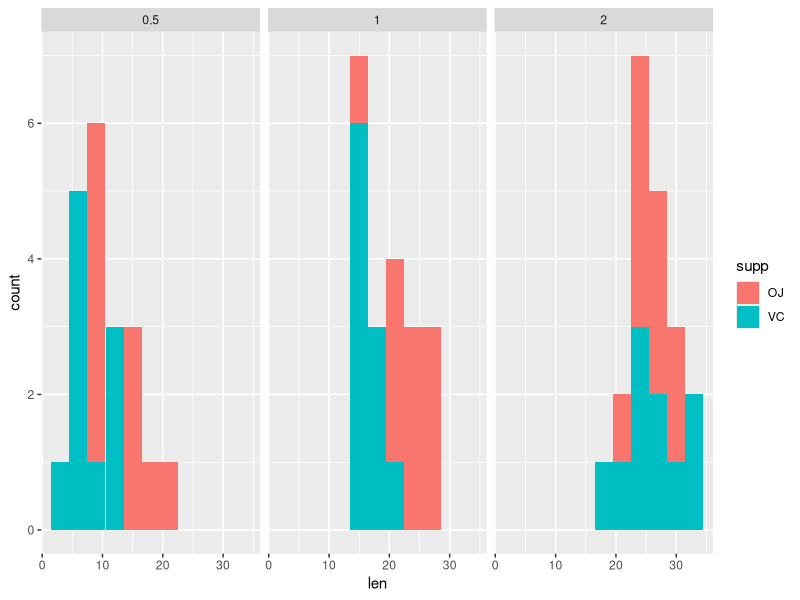
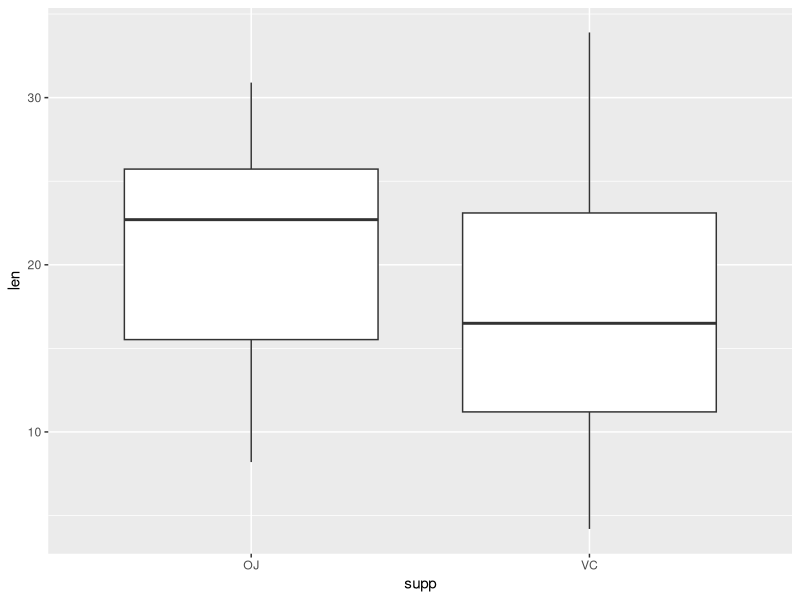
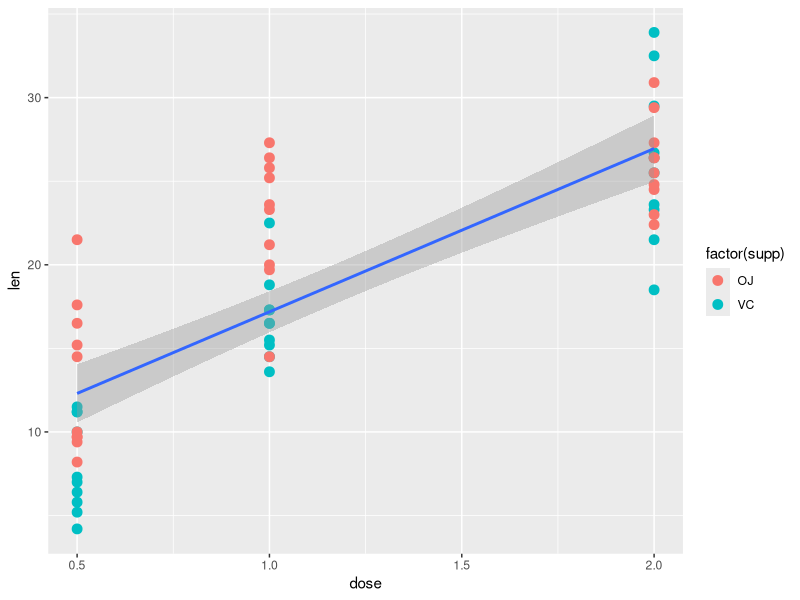

The R script that drew these images, in order:
## ---- chunk 1
knitr::opts_chunk$set(echo = TRUE)
## ---- chunk 2
data("ToothGrowth")
str(ToothGrowth)
## ---- chunk 3
with(ToothGrowth,table(dose,supp))
## ---- chunk 4
lapply(split(ToothGrowth$len,ToothGrowth$supp),summary)
## ---- chunk 5
oj_growth <- subset(ToothGrowth,supp == 'OJ')$len
vc_growth <- subset(ToothGrowth,supp == 'VC')$len
t.test(oj_growth,vc_growth,alternative = "g")$conf
t.test(oj_growth,vc_growth,alternative = "g")$p.value
## ---- chunk 6
dose0.5 <- subset(ToothGrowth,dose == 0.5)$len
dose1 <- subset(ToothGrowth,dose == 1)$len
dose2 <- subset(ToothGrowth,dose == 2)$len
dose_ps <- c(0,0,0)
dose_ps[1] <- t.test(dose1,dose0.5,alternative = "g")$p.value
dose_ps[2] <- t.test(dose2,dose0.5,alternative = "g")$p.value
dose_ps[3] <- t.test(dose2,dose1,alternative = "g")$p.value
dose_ps
## ---- chunk 7
p.adjust(dose_ps,method = "bonferroni")
## ---- chunk 8
lapply(split(ToothGrowth,as.factor(ToothGrowth$dose)),summary)
## ---- chunk 9
suppressWarnings(library(ggplot2))
g <- ggplot(ToothGrowth,aes(len,fill=supp))
g + geom_histogram(binwidth = 3) + facet_grid(~dose)
## ---- chunk 10
g <- ggplot(ToothGrowth,aes(supp,len))
g + geom_boxplot()
## ---- chunk 11
g <- ggplot(ToothGrowth,aes(dose,len))
g + geom_point(aes(color = factor(supp)),size=3) + geom_smooth(method = 'lm') 
